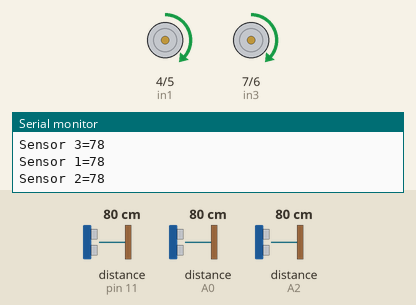
Bench run of a sketch on a simulated Arduino Uno, built with avr-gcc and run on an emulated ATmega328P. On the bench: motor-driver pin pairs drawn as motors (green arrow = first pin HIGH = forward, orange = second pin HIGH = backward, longer = more drive, scaled by the enable pin), the last lines printed to the serial monitor. Wiring (inferred from the names in the program): 3 × ultrasonic range finder: trigger pin 12, echo pin 11 / trigger A1, echo A0 / trigger A3, echo A2. The inputs (shaded band) are chosen by the test bench; at power-on: distance to the obstacle (sensors on pin 11, A2, A0) 80 cm. The echo pulse lasts 58.3 µs per cm.

Above: at 1.2 s.
1.3 s: distance to the obstacle (sensor on pin 11) set to 13 cm
4.3 s: distance to the obstacle (sensor on pin 11) set to 10 cm
At 4.41 s:
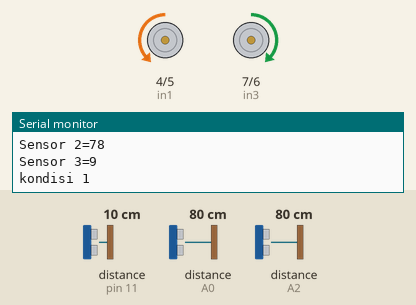
7.3 s: distance to the obstacle (sensor on A2) set to 22 cm
10.3 s: distance to the obstacle (sensor on A2) set to 18 cm
At 10.42 s:
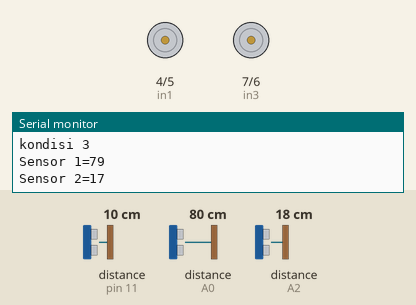
13.3 s: distance to the obstacle (sensor on A0) set to 2 cm
At 13.7 s:
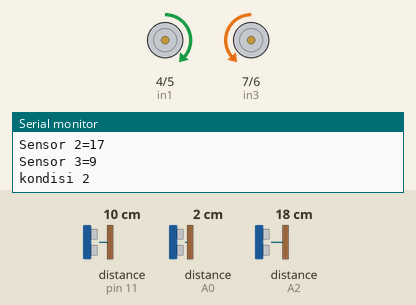
16.3 s: distance to the obstacle (sensor on A2) set to 7 cm
19.3 s: distance to the obstacle (sensor on A2) set to 4 cm
At 20.1 s:
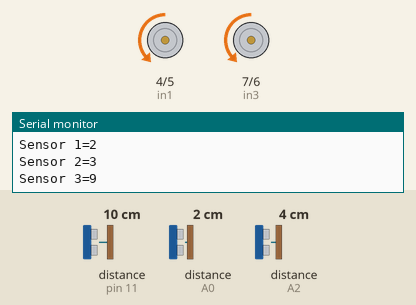
Timing chart, 0 to 23.3 s (numbered marks = the images above; inputs shaded):
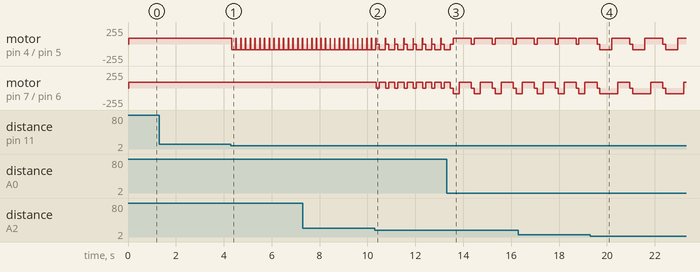

The sketch:

odi5Backup.ino
```cpp
//kiri
const int trigPin1 = A1;
const int echoPin1 = A0;

//tengah
const int trigPin2 = A3;
const int echoPin2 = A2;

//kanan
const int trigPin3 = 12;
const int echoPin3 = 11;

const int in1 = 4;
const int in2 = 5;
const int in3 = 7;
const int in4 = 6;
const int enA = 3;
const int enB = 9;

#define PWM 85
#define DIS 2   //jarak

void setup()
{
  pinMode(trigPin1, OUTPUT);
  pinMode(echoPin1, INPUT);
  pinMode(trigPin2, OUTPUT);
  pinMode(echoPin2, INPUT);
  pinMode(trigPin3, OUTPUT);
  pinMode(echoPin3, INPUT);

  pinMode (in1, OUTPUT);
  pinMode (in2, OUTPUT);
  pinMode (in3, OUTPUT);
  pinMode (in4, OUTPUT);
  pinMode (enA, OUTPUT);
  pinMode (enB, OUTPUT);
  Serial.begin(9600);
}

void loop()
{

    Serial.print("Sensor 1=");
  Serial.println(SensorKiri());
  Serial.print("Sensor 2=");
  Serial.println(SensorTengah());
  Serial.print("Sensor 3=");
  Serial.println(SensorKanan());
//   if(SensorTengah() < 15 && SensorKiri() < 15 && SensorKanan() < 15){
//        reverse();
//     delay(400);
//   }
//   if(SensorTengah() < 15 && SensorKiri() < 10 && SensorKanan() > 10){
//        turn_left ();
//    delay(300);
//   }
//  if(SensorTengah() < 15 && SensorKiri() > 10 && SensorKanan() < 10){
//        turn_right ();
//    delay(300);
////    forward();
//   }

//   else
   if (  SensorTengah() < 20 )
  {
    Serial.println("kondisi 3");
    stop();
    Serial.print("Sensor 1=");
  Serial.println(SensorKiri());
  Serial.print("Sensor 2=");
  Serial.println(SensorTengah());
  Serial.print("Sensor 3=");
  Serial.println(SensorKanan());
//    delay(200);
//    forward();
    delay(100);

//    reverse();
//     delay(10);

if(SensorTengah() < 5){
  reverse();
//  delay(250);
//  turn_right ();
//    delay(250);
  delay(500);
}

if(SensorKiri() > 20 && SensorKanan() > 20){
  reverse();
  delay(500);
}

   else if (  SensorKanan() < SensorKiri())
  {
    Serial.println("kondisi 1");
    turn_right ();
    delay(250);
    forward();
  } else  if (  SensorKiri() < SensorKanan())
  {
    Serial.println("kondisi 2");
    turn_left ();
    delay(250);
    forward();
    delay(500);
  }
  }
   else if (  SensorKanan() < 11)
  {
    Serial.println("kondisi 1");
    turn_right ();
    delay(180);
    forward();
  } else  if (  SensorKiri() < 11)
  {
    Serial.println("kondisi 2");
    turn_left ();
    delay(200);
    forward();
//    delay(500);
  } else{
      forward();
  }
}

void forward ()
{
  digitalWrite(in1, HIGH);
  digitalWrite(in2, LOW);
  digitalWrite(in3, HIGH);
  digitalWrite(in4, LOW);
  analogWrite(enA, PWM);
  analogWrite(enB, PWM);
}

void turn_left ()
{
  digitalWrite(in1, HIGH);
  digitalWrite(in2, LOW);
  digitalWrite(in3, LOW);
  digitalWrite(in4, HIGH);
  analogWrite(enA, PWM);
  analogWrite(enB, PWM);
}

void turn_right ()
{
  digitalWrite(in1, LOW);
  digitalWrite(in2, HIGH);
  digitalWrite(in3, HIGH);
  digitalWrite(in4, LOW);
  analogWrite(enA, PWM);
  analogWrite(enB, PWM);
}

void reverse ()
{
  digitalWrite(in1, LOW);
  digitalWrite(in2, HIGH);
  digitalWrite(in3, LOW);
  digitalWrite(in4, HIGH);
  analogWrite(enA, PWM);
  analogWrite(enB, PWM);
}

void stop()
{
  digitalWrite(in1, LOW);
  digitalWrite(in2, LOW);
  digitalWrite(in3, LOW);
  digitalWrite(in4, LOW);
  analogWrite(enA, LOW);
  analogWrite(enB, LOW);
}

long SensorKiri ()
{
  long dur;
  digitalWrite(trigPin1, LOW);
  delayMicroseconds(5);
  digitalWrite(trigPin1, HIGH);
  delayMicroseconds(10);
  digitalWrite(trigPin1, LOW);
  dur = pulseIn(echoPin1, HIGH);
  return (dur* 0.034 / 2);
}

long SensorTengah ()
{
  long dur;
  digitalWrite(trigPin2, LOW);
  delayMicroseconds(5);
  digitalWrite(trigPin2, HIGH);
  delayMicroseconds(10);
  digitalWrite(trigPin2, LOW);
  dur = pulseIn(echoPin2, HIGH);
  return (dur* 0.034 / 2);
}

long SensorKanan ()
{
  long dur;
  digitalWrite(trigPin3, LOW);
  delayMicroseconds(5);
  digitalWrite(trigPin3, HIGH);
  delayMicroseconds(10);
  digitalWrite(trigPin3, LOW);
  dur = pulseIn(echoPin3, HIGH);
  return (dur* 0.034 / 2);
}
```

Measured:
- the behaviour switches between 12 and 11 cm on distance to the obstacle (sensor on pin 11) (found by bisection; images 0 and 1)
- the behaviour switches between 21 and 20 cm on distance to the obstacle (sensor on A2) (found by bisection; images 1 and 2)
- the behaviour switches between 6 and 5 cm on distance to the obstacle (sensor on A2) (found by bisection; images 3 and 4)
- after the input at 4.3 s, motor on pin 4 (in1) / pin 5 (in2): alternates forward 85/255 for 0.02 s and backward 85/255 for 0.18 s, starting at once
- after the input at 10.3 s, motor on pin 7 (in3) / pin 6 (in4): alternates forward 85/255 for 0.26 s and stopped for 0.13 s, starting after 0.07 s
